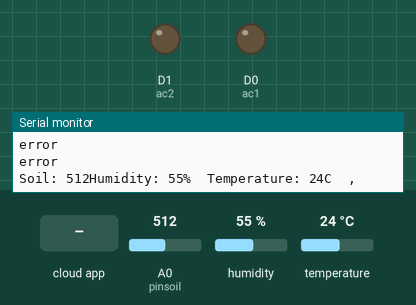
The sketch below on a simulated ESP8266 (NodeMCU). Shown: output pins drawn as LEDs (lit = HIGH), the last lines printed to the serial monitor. Inputs (shaded band) come from the test bench; at power-on: A0 (pinsoil) = 512, humidity 55 %, temperature 24 °C. WiFi joins after 1.5 s; servers stay silent unless stated; the Firebase database answers and starts empty.

Above: at 1.7 s.
1.8 s: the phone or cloud app sets ac1 to ON
At 3.7 s:
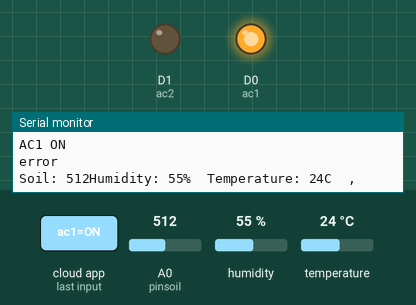
4.0 s: the phone or cloud app sets ac2 to ON
At 5.3 s:
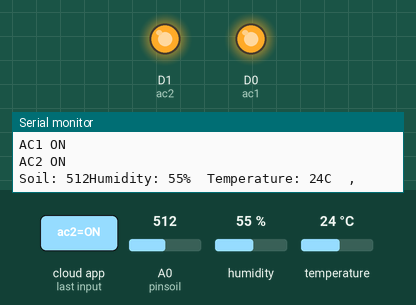
5.8 s: the phone or cloud app sets ac1 to OFF
At 6.7 s:
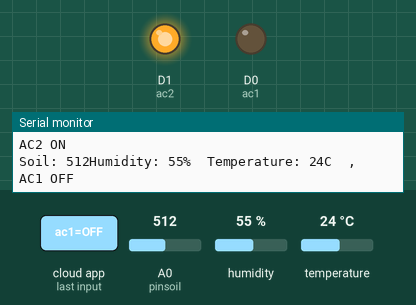
7.3 s: the phone or cloud app sets ac2 to OFF
At 8.4 s:
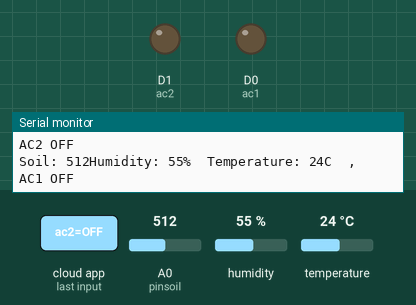
Timing chart, 0 to 10.1 s (numbered marks = the images above; inputs shaded):
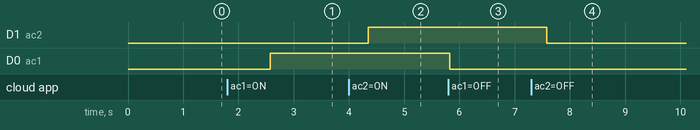

The sketch:

dhtFB.ino
```cpp
#include "FirebaseESP8266.h"
#include <ESP8266WiFi.h>
#include <DHT.h>


#define FIREBASE_HOST "temperaturedb-6ec55-default-rtdb.asia-southeast1.firebasedatabase.app"
#define FIREBASE_AUTH "fEPOVA1EzHPMYFTjMCu6dYpeEXX1i3ANNFFbKkJh"
#define WIFI_SSID "ALVIAN"
#define WIFI_PASSWORD "alvian21"

#define DHTPIN 2
#define ac1 D0
#define ac2 D1

#define DHTTYPE    DHT11
DHT dht(DHTPIN, DHTTYPE);

FirebaseData firebaseData1;
FirebaseData firebaseData2;
FirebaseData firebaseData;
FirebaseJson json;

const int pinsoil=A0;

String ac1Status;
String ac2Status;

void setup()
{

  Serial.begin(9600);
  dht.begin();

  WiFi.begin(WIFI_SSID, WIFI_PASSWORD);
  Firebase.begin(FIREBASE_HOST, FIREBASE_AUTH);
  Firebase.reconnectWiFi(true);

  pinMode(ac1, OUTPUT);
  pinMode(ac2, OUTPUT);
  digitalWrite(ac1, LOW);
  digitalWrite(ac2, LOW);

}
void bacaDB1(){

          Firebase.get(firebaseData1, "/TemperatureDB/ac1");
          ac1Status = firebaseData1.stringData();

          if (ac1Status == "ON"){
            Serial.println("AC1 ON");
            digitalWrite(ac1, HIGH);
            }
          else if (ac1Status == "OFF"){
            Serial.println("AC1 OFF");
            digitalWrite(ac1, LOW);
            }
          else {Serial.println("error");}
}

void bacaDB2(){

          Firebase.get(firebaseData2, "/TemperatureDB/ac2");
          ac2Status = firebaseData2.stringData();

          if (ac2Status == "ON"){
            Serial.println("AC2 ON");
            digitalWrite(ac2, HIGH);
            }
          else if (ac2Status == "OFF"){
            Serial.println("AC2 OFF");
            digitalWrite(ac2, LOW);
            }
          else {Serial.println("error");}
}

void sensorUpdate(){
  int h = dht.readHumidity();
  int t = dht.readTemperature();
  int s = analogRead(pinsoil);

  if (isnan(h) || isnan(t)) {
    Serial.println(F("Failed to read from DHT sensor!"));
    return;
  }

  Serial.print("Soil: ");
  Serial.print(s);
  Serial.print("Humidity: ");
  Serial.print(h);
  Serial.print("%  Temperature: ");
  Serial.print(t);
  Serial.println("C  ,");

  Firebase.setFloat(firebaseData, "/TemperatureDB/temperature", t);
  Firebase.setFloat(firebaseData, "/TemperatureDB/humidity", h);
  Firebase.setFloat(firebaseData, "/TemperatureDB/soil", s);
}

void loop() {
  bacaDB1();
  bacaDB2();
  sensorUpdate();
  delay(50);
}
```

Measured:
- after the input at 1.8 s, D0 (ac1): LOW → HIGH after 0.78 s
- after the input at 4.0 s, D1 (ac2): LOW → HIGH after 0.35 s
- after the input at 5.8 s, D0 (ac1): HIGH → LOW at once
- after the input at 7.3 s, D1 (ac2): HIGH → LOW after 0.28 s
